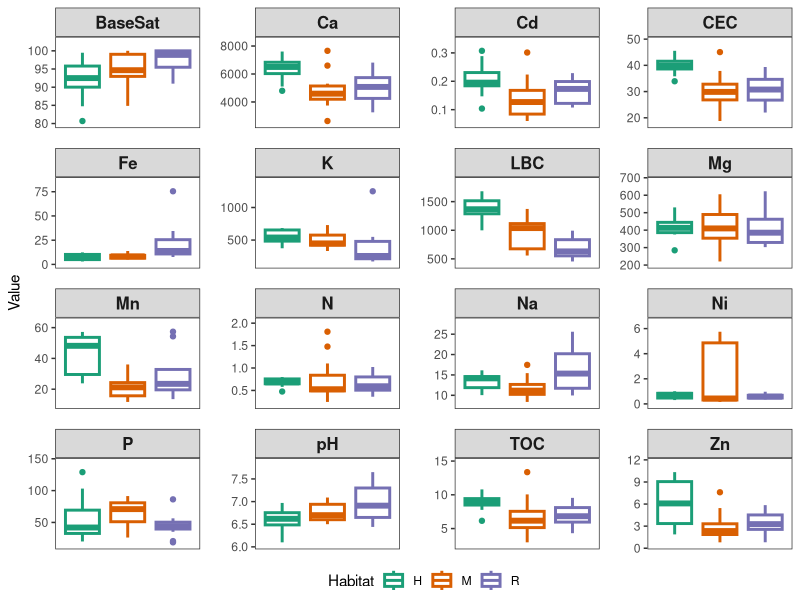

Here is the R script that generated this plot:
#this script imports vegetation and soils data
#and performs statistical tests

library(ggplot2)
library(lme4)
library(emmeans)
library(car)
library(tidyr)
library(tidyverse)
library(multcomp)
library(readxl)

#read in vegetation survey data
Vegsurvey=read.delim("./InputFiles/VegSurveyFormattedData.txt")

#read in soil test results from UGA testing lab
UGA_Results=read.delim("./InputFiles/20210616_UGASoilTestResults.txt")


###############Tests for effect site type on ########
#####################soil properties#################
#models down with lmer using random effect of site

#creates list of soil variables to test
UGA_vars=c("LBC", "pH", "BaseSat", "CEC", "Ca", "Cd", "Fe", "K", "Mg", "Mn",
           "Na", "Ni", "P", "Zn", "N", "TOC")

# Placeholder for significance results
results_list <- list()

# Loop through each response variable
for (var in UGA_vars) {
  
  # Dynamically construct the formula
  formula <- as.formula(paste(var, "~ Habitat + (1|Site)"))
  
  # Fit the lmer model
  mod <- lmer(formula, data = UGA_Results)
  
  # Perform pairwise comparisons
  pairwise_emmeans <- emmeans(mod, ~ Habitat)
  pairwise_results <- pairs(pairwise_emmeans)
  
  # Generate compact letter display
  cld <- cld(pairwise_emmeans, Letters = letters)
  
  # Format the results into a dataframe for easy merging
  cld_df <- as.data.frame(cld)
  cld_df$ResponseVariable <- var
  
  # Store the results
  results_list[[var]] <- cld_df
}

# Combine all results into a single dataframe
final_results <- do.call(rbind, results_list)

# Print the final results
print(final_results)


#################################################################################
# Pivot data longer for ggplot2
UGA_Results_long <- UGA_Results %>%
  pivot_longer(
    cols = all_of(UGA_vars),
    names_to = "ResponseVariable",
    values_to = "Value"
  )


# Calculate additional space for each variable
y_limits <- UGA_Results_long %>%
  group_by(ResponseVariable) %>%
  summarize(y_min = min(Value, na.rm = TRUE),
            y_max = max(Value, na.rm = TRUE)) %>%
  mutate(y_upper_limit = y_max + (y_max - y_min) * 0.2,  # Add 20% extra space on top
         y_lower_limit = y_min - (y_max - y_min) * 0.1)  # Add 10% extra space at bottom

# Merge y-axis limits back to the dataset
UGA_Results_long <- UGA_Results_long %>%
  left_join(y_limits, by = "ResponseVariable")

# Create multipanel plot with custom y-axis limits
UGA_plot <- ggplot(UGA_Results_long, aes(x = Habitat, y = Value, color = Habitat)) +
  geom_boxplot(size = 1) +
  theme_test() +
  scale_color_brewer(palette = "Dark2") +
  theme(
    legend.position = "bottom",
    axis.text.x = element_blank(),
    axis.ticks.x = element_blank(),
    strip.text = element_text(size = 12, face = "bold"),
    panel.spacing = unit(1, "lines")
  ) +
  facet_wrap(~ ResponseVariable, scales = "free_y") +
  labs(
    color = "Habitat",
    x = NULL,
    y = "Value"
  ) +
  scale_y_continuous(expand = expansion(mult = c(0.1, 0.2)))  # Add space at top (20%) and bottom (10%)

#saves plot of soil properties as pdf
pdf(file="./OutputFiles/UGA_plot.pdf", 
    width = 8.5, height = 10)
UGA_plot
dev.off()

#########################################################################
